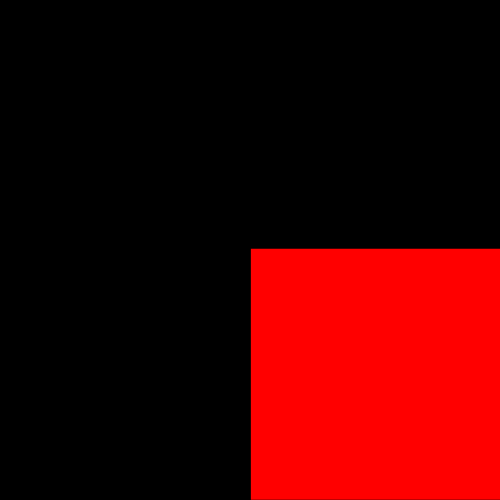
Frame 1 (no input)
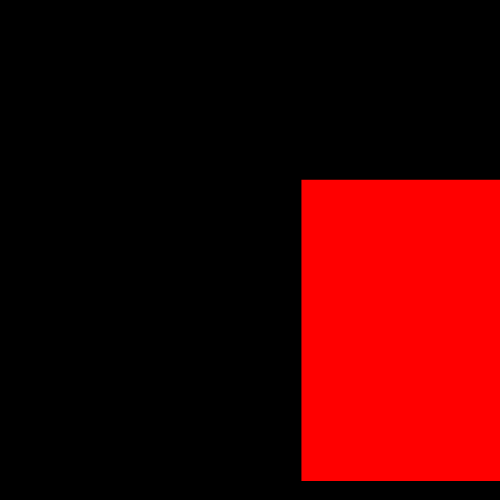
Frame 60 (no input)
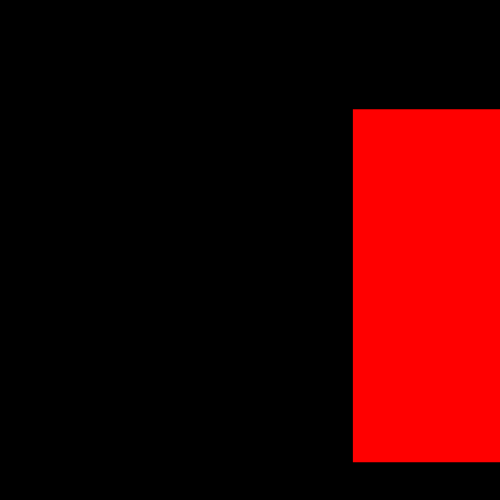
Frame 120 (the mouse pressed at the canvas centre since frame 60)

The p5.js sketch that drew these frames (run headless with seeded random() and noise() and a simulated clock; from frame 60 on, the mouse is pressed at the canvas centre):

// p5.js sketch
// ── sketch.js
let counter1 = 0;
let lox = 0;  //location of x
let loy = 0;  //location of y
let speedx = 0; //speed and dir for x
let speedy = 0; //speed and dir for y

function setup() {
  createCanvas(500,500);
  background(20);
  fill(255, 0, 0);
  noStroke();

  lox = width/2;
  loy = width/2;

  speedx = random(-2, 2);
  speedy = random(-2, 2);
}

function draw() {
    background(0);
  // fill(counter1, 0, 0); // 0-255
  console.log(speedx + " " + speedy);

  lox+= speedx;  //1 or -1
  loy+= speedy;  //1 or -1

  if (counter1 > 255) {
    counter1 = 0;
  }

  if (lox > width) {  //wrap back to left
    lox = 0;
  }

  if (lox < 0) {  //wrap back to  right
    lox = width;
  }

  if (loy > height) { //wrap to top
    loy = 0;
  }

  if (loy < 0) {  //wrap to bottom
    loy = height;
  }
  
  rect(lox, loy, lox, lox);
}
